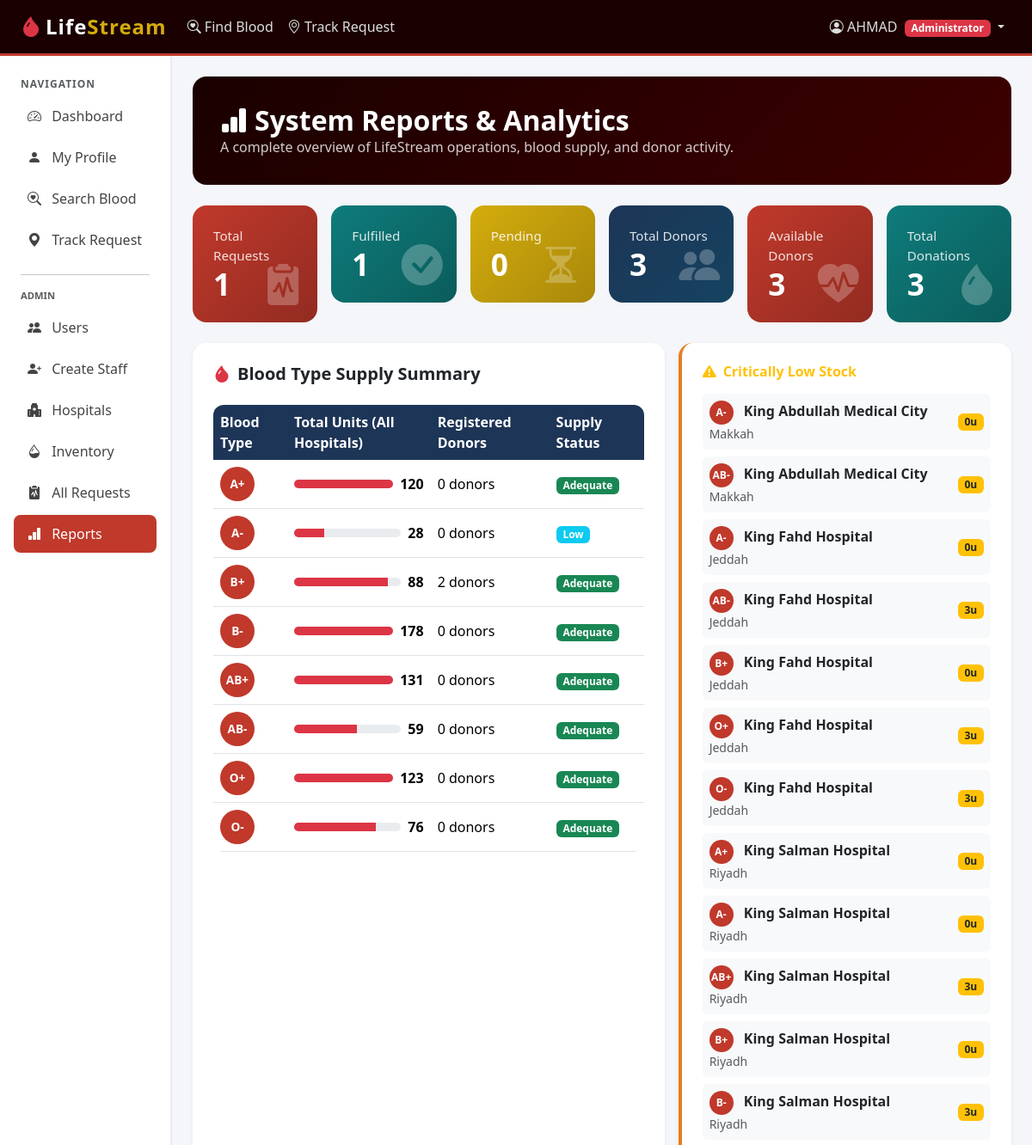
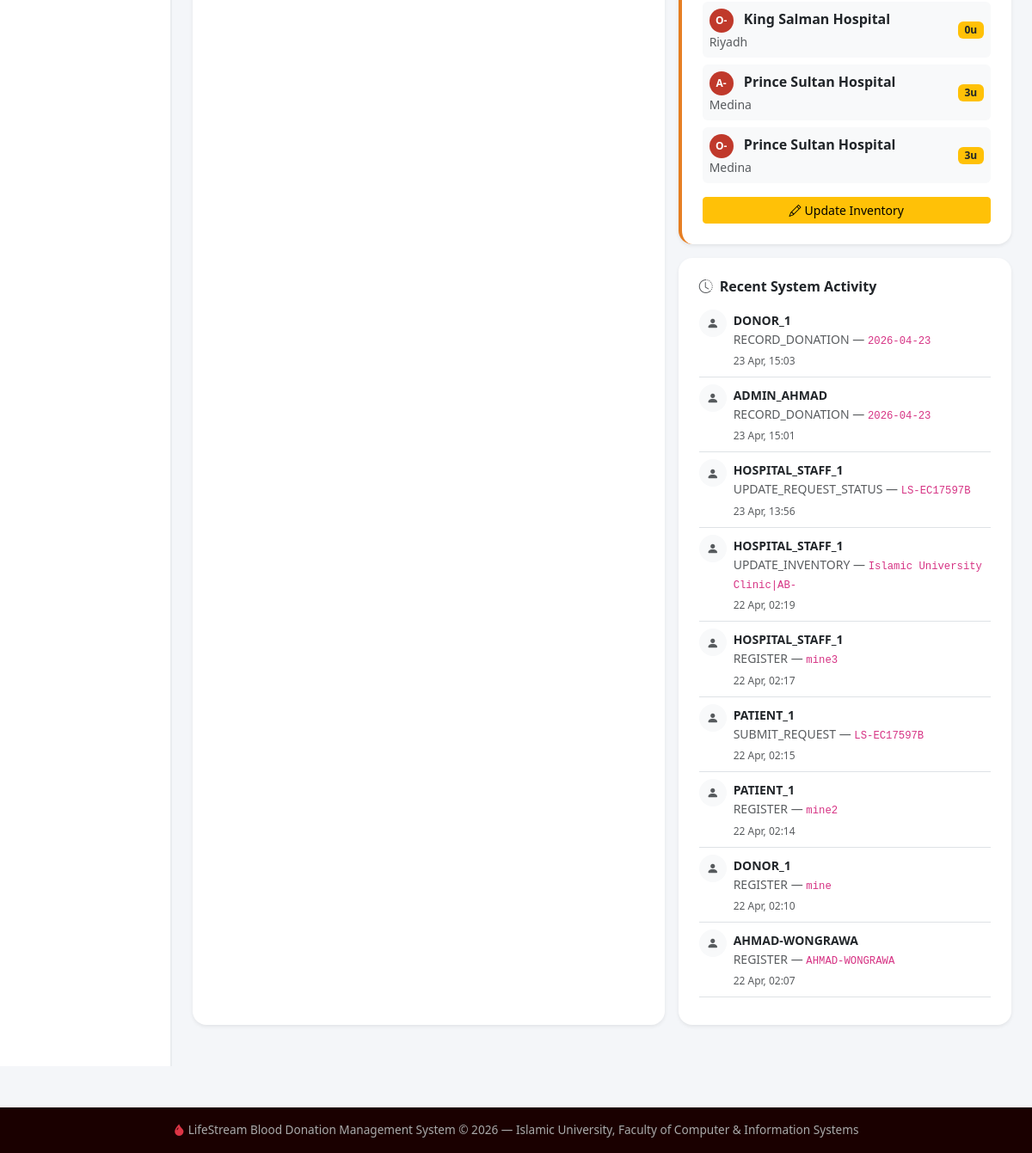
The app's page /admin-panel/reports/ (signed in) with its own data (2 pictures, top to bottom).
### core/models.py (models this page shows, shortened)
class User(AbstractUser):
    ROLE_CHOICES = [('donor','Donor'),('patient','Patient / Receiver'),('hospital_staff','Hospital Staff'),('admin','Administrator')]
    BLOOD_CHOICES = [('A+','A+'),('A-','A-'),('B+','B+'),('B-','B-'),('AB+','AB+'),('AB-','AB-'),('O+','O+'),('O-','O-')]
    role          = models.CharField(max_length=20, choices=ROLE_CHOICES, default='donor')
    blood_type    = models.CharField(max_length=5, choices=BLOOD_CHOICES, blank=True, null=True)
    phone         = models.CharField(max_length=20, blank=True)
    city          = models.CharField(max_length=80, blank=True)
    is_available  = models.BooleanField(default=True)
    last_donation = models.DateField(blank=True, null=True)
    hospital      = models.ForeignKey('Hospital', on_delete=models.SET_NULL, null=True, blank=True, related_name='staff_members')

class Inventory(models.Model):
    BLOOD_CHOICES=[('A+','A+'),('A-','A-'),('B+','B+'),('B-','B-'),('AB+','AB+'),('AB-','AB-'),('O+','O+'),('O-','O-')]
    hospital=models.ForeignKey(Hospital,on_delete=models.CASCADE,related_name='inventory')
    blood_type=models.CharField(max_length=5,choices=BLOOD_CHOICES)
    qty_available=models.PositiveIntegerField(default=0)
    critically_low=models.BooleanField(default=False)
    last_updated=models.DateTimeField(auto_now=True)
    LOW_THRESHOLD=5
    class Meta: unique_together=('hospital','blood_type'); ordering=['hospital','blood_type']; verbose_name_plural='Inventories'

class Hospital(models.Model):
    name=models.CharField(max_length=150); city=models.CharField(max_length=80)
    address=models.TextField(blank=True); contact_email=models.EmailField(blank=True)
    phone=models.CharField(max_length=20,blank=True); is_active=models.BooleanField(default=True)
    registered_at=models.DateTimeField(auto_now_add=True)
    class Meta: ordering=['name']

class AuditLog(models.Model):
    actor=models.ForeignKey(User,on_delete=models.SET_NULL,null=True)
    action=models.CharField(max_length=120); target=models.CharField(max_length=120,blank=True)
    logged_at=models.DateTimeField(auto_now_add=True); detail=models.TextField(blank=True)
    class Meta: ordering=['-logged_at']

### core/views.py (the view)
# urls.py: path('admin-panel/reports/',           views.reports_view,      name='reports'),
@login_required
@role_required("admin")
def reports_view(request):
    blood_types = ["A+","A-","B+","B-","AB+","AB-","O+","O-"]
    ctx = {
        "total_requests":   BloodRequest.objects.count(),
        "fulfilled":        BloodRequest.objects.filter(status="fulfilled").count(),
        "pending":          BloodRequest.objects.filter(status="pending").count(),
        "total_donors":     User.objects.filter(role="donor").count(),
        "available_donors": User.objects.filter(role="donor", is_available=True).count(),
        "total_donations":  Donation.objects.count(),
        "hospitals":        Hospital.objects.filter(is_active=True).count(),
        "critical_inv":     Inventory.objects.filter(critically_low=True),
        "blood_summary": [
            {
                "type":   bt,
                "total":  Inventory.objects.filter(blood_type=bt).aggregate(s=Sum("qty_available"))["s"] or 0,
                "donors": User.objects.filter(role="donor", blood_type=bt).count(),
            }
            for bt in blood_types
        ],
        "recent_activity": AuditLog.objects.all()[:10],
    }
    return render(request, "core/reports.html", ctx)

### core/views.py (called while the page is built)
def role_required(*roles):
    def decorator(view_func):
        @wraps(view_func)
        def _wrapped(request, *args, **kwargs):
            if not request.user.is_authenticated:
                return redirect("login")
            if request.user.role not in roles and not request.user.is_superuser:
                messages.error(request, "You do not have permission to access that page.")
                return redirect("dashboard")
            return view_func(request, *args, **kwargs)
        return _wrapped
    return decorator

### templates/core/reports.html (shortened to what this page needs)
{% extends 'base.html' %}
{% block content %}
<div class="page-header">
  <h2><i class="bi bi-bar-chart-fill me-2"></i>System Reports & Analytics</h2>
  <p>A complete overview of LifeStream operations, blood supply, and donor activity.</p>
</div>
<div class="row g-3 mb-4">
  <div class="col-md-2"><div class="stat-card bg-ls-red"><p>Total Requests</p><h2>{{ total_requests }}</h2><div class="icon"><i class="bi bi-clipboard2-pulse-fill"></i></div></div></div>
  <div class="col-md-2"><div class="stat-card bg-ls-teal"><p>Fulfilled</p><h2>{{ fulfilled }}</h2><div class="icon"><i class="bi bi-check-circle-fill"></i></div></div></div>
  <div class="col-md-2"><div class="stat-card bg-ls-gold"><p>Pending</p><h2>{{ pending }}</h2><div class="icon"><i class="bi bi-hourglass-split"></i></div></div></div>
  <div class="col-md-2"><div class="stat-card bg-ls-navy"><p>Total Donors</p><h2>{{ total_donors }}</h2><div class="icon"><i class="bi bi-people-fill"></i></div></div></div>
  <div class="col-md-2"><div class="stat-card bg-ls-red"><p>Available Donors</p><h2>{{ available_donors }}</h2><div class="icon"><i class="bi bi-heart-pulse-fill"></i></div></div></div>
  <div class="col-md-2"><div class="stat-card bg-ls-teal"><p>Total Donations</p><h2>{{ total_donations }}</h2><div class="icon"><i class="bi bi-droplet-fill"></i></div></div></div>
</div>
<div class="row g-3 mb-4">
  <div class="col-md-7">
    <div class="card border-0 shadow-sm h-100" style="border-radius:16px;">
      <div class="card-body p-4">
        <h5 class="fw-bold mb-4"><i class="bi bi-droplet-fill text-danger me-2"></i>Blood Type Supply Summary</h5>
        <div class="table-responsive">
          <table class="table table-hover align-middle">
            <thead><tr><th>Blood Type</th><th>Total Units (All Hospitals)</th><th>Registered Donors</th><th>Supply Status</th></tr></thead>
            <tbody>
              {% for b in blood_summary %}
              <tr>
                <td><span class="blood-badge">{{ b.type }}</span></td>
                <td>
                  <div class="d-flex align-items-center gap-2">
                    <div class="progress flex-grow-1" style="height:10px;border-radius:6px;max-width:150px;">
                      <div class="progress-bar bg-danger" style="width:{% widthratio b.total 100 100 %}%;max-width:100%;"></div>
                    </div>
                    <strong>{{ b.total }}</strong>
                  </div>
                </td>
                <td>{{ b.donors }} donor{{ b.donors|pluralize }}</td>
                <td>
                  {% if b.total == 0 %}<span class="badge bg-danger">Out of Stock</span>
                  {% elif b.total < 10 %}<span class="badge bg-warning text-dark">Critical</span>
                  {% elif b.total < 30 %}<span class="badge bg-info">Low</span>
                  {% else %}<span class="badge bg-success">Adequate</span>{% endif %}
                </td>
              </tr>
              {% endfor %}
            </tbody>
          </table>
        </div>
      </div>
    </div>
  </div>
  <div class="col-md-5">
    {% if critical_inv %}
    <div class="card border-0 shadow-sm mb-3" style="border-radius:16px;border-left:4px solid #E67E22!important;">
      <div class="card-body p-4">
        <h6 class="fw-bold text-warning mb-3"><i class="bi bi-exclamation-triangle-fill me-2"></i>Critically Low Stock</h6>
        {% for inv in critical_inv %}
        <div class="d-flex justify-content-between align-items-center mb-2 p-2 bg-light rounded">
          <div>
            <span class="blood-badge me-2" style="width:28px;height:28px;line-height:28px;font-size:.75rem;">{{ inv.blood_type }}</span>
            <strong>{{ inv.hospital.name }}</strong>
            <small class="text-muted d-block">{{ inv.hospital.city }}</small>
          </div>
          <span class="badge bg-warning text-dark">{{ inv.qty_available }}u</span>
        </div>
        {% endfor %}
        <a href="{% url 'inventory' %}" class="btn btn-warning btn-sm w-100 mt-2">
          <i class="bi bi-pencil me-1"></i>Update Inventory
        </a>
      </div>
    </div>
    {% endif %}
    <div class="card border-0 shadow-sm" style="border-radius:16px;">
      <div class="card-body p-4">
        <h6 class="fw-bold mb-3"><i class="bi bi-clock-history text-muted me-2"></i>Recent System Activity</h6>
        {% for log in recent_activity %}
        <div class="d-flex gap-2 mb-2 pb-2 border-bottom">
          <div style="width:32px;height:32px;border-radius:50%;background:#f8f9fa;display:flex;align-items:center;justify-content:center;flex-shrink:0;">
            <i class="bi bi-person-fill text-muted small"></i>
          </div>
          <div>
            <small class="fw-bold">{{ log.actor.username|default:"System" }}</small>
            <small class="text-muted d-block">{{ log.action }} {% if log.target %}— <code>{{ log.target }}</code>{% endif %}</small>
            <small class="text-muted" style="font-size:.75rem;">{{ log.logged_at|date:"d M, H:i" }}</small>
          </div>
        </div>
        {% empty %}
        <p class="text-muted small">No activity logged yet.</p>
        {% endfor %}
      </div>
    </div>
  </div>
</div>
{% endblock %}

### templates/base.html (shortened to what this page needs)
<!DOCTYPE html>
<html lang="en">
<head>
  <link href="https://cdn.jsdelivr.net/npm/bootstrap@5.3.2/dist/css/bootstrap.min.css" rel="stylesheet">
  <link href="https://cdn.jsdelivr.net/npm/bootstrap-icons@1.11.3/font/bootstrap-icons.css" rel="stylesheet">
</head>
<body>
<nav class="navbar navbar-expand-lg navbar-dark">
  <div class="container-fluid px-4">
    <a class="navbar-brand text-white" href="{% url 'home' %}">
      <i class="bi bi-droplet-fill text-danger me-1"></i>Life<span>Stream</span>
    </a>
    <div class="collapse navbar-collapse" id="navMain">
      <ul class="navbar-nav me-auto">
        <li class="nav-item">
          <a class="nav-link" href="{% url 'search_blood' %}"><i class="bi bi-search-heart"></i> Find Blood</a>
        </li>
        <li class="nav-item">
          <a class="nav-link" href="{% url 'track_request' %}"><i class="bi bi-geo-alt"></i> Track Request</a>
        </li>
      </ul>
      <ul class="navbar-nav ms-auto">
        {% if user.is_authenticated %}
          <li class="nav-item dropdown">
            <a class="nav-link dropdown-toggle" href="#" data-bs-toggle="dropdown">
              <i class="bi bi-person-circle"></i>
              {{ user.first_name|default:user.username }}
              <span class="badge bg-danger ms-1">{{ user.get_role_display }}</span>
            </a>
          </li>
        {% else %}
          <li class="nav-item"><a class="nav-link" href="{% url 'login' %}"><i class="bi bi-box-arrow-in-right"></i> Login</a></li>
          <li class="nav-item"><a class="btn btn-danger btn-sm ms-2" href="{% url 'register' %}">Register</a></li>
        {% endif %}
      </ul>
    </div>
  </div>
</nav>
<div class="container-fluid">
  <div class="row">
    {% if user.is_authenticated %}
    <div class="col-lg-2 col-md-3 sidebar d-none d-md-block px-0">
      <div class="px-2">
        <p class="text-muted px-3 mb-1" style="font-size:.75rem;font-weight:700;text-transform:uppercase;letter-spacing:1px;">Navigation</p>
        <nav class="nav flex-column">
          <a class="nav-link {% if request.resolver_match.url_name == 'dashboard' %}active{% endif %}" href="{% url 'dashboard' %}">
            <i class="bi bi-speedometer2"></i> Dashboard
          </a>
          <a class="nav-link {% if request.resolver_match.url_name == 'profile' %}active{% endif %}" href="{% url 'profile' %}">
            <i class="bi bi-person-fill"></i> My Profile
          </a>
          <a class="nav-link" href="{% url 'search_blood' %}"><i class="bi bi-search-heart"></i> Search Blood</a>
          <a class="nav-link" href="{% url 'track_request' %}"><i class="bi bi-geo-alt-fill"></i> Track Request</a>
          {% if user.role == 'admin' or user.is_superuser %}
          <hr class="mx-3"><p class="text-muted px-3 mb-1" style="font-size:.7rem;font-weight:700;text-transform:uppercase;">Admin</p>
          <a class="nav-link {% if 'admin_users' in request.resolver_match.url_name %}active{% endif %}" href="{% url 'admin_users' %}">
            <i class="bi bi-people-fill"></i> Users
          </a>
          <a class="nav-link {% if 'create_staff' in request.resolver_match.url_name %}active{% endif %}" href="{% url 'create_staff' %}">
            <i class="bi bi-person-plus-fill"></i> Create Staff
          </a>
          <a class="nav-link {% if 'admin_hospitals' in request.resolver_match.url_name %}active{% endif %}" href="{% url 'admin_hospitals' %}">
            <i class="bi bi-hospital-fill"></i> Hospitals
          </a>
          <a class="nav-link {% if 'inventory' in request.path %}active{% endif %}" href="{% url 'inventory' %}">
            <i class="bi bi-droplet-half"></i> Inventory
          </a>
          <a class="nav-link {% if 'manage_requests' in request.resolver_match.url_name %}active{% endif %}" href="{% url 'manage_requests' %}">
            <i class="bi bi-clipboard2-pulse-fill"></i> All Requests
          </a>
          <a class="nav-link {% if 'reports' in request.resolver_match.url_name %}active{% endif %}" href="{% url 'reports' %}">
            <i class="bi bi-bar-chart-fill"></i> Reports
          </a>
          {% endif %}
        </nav>
      </div>
    </div>
    <div class="col-lg-10 col-md-9 py-4 px-4">
    {% else %}
    <div class="col-12 py-4 px-4">
    {% endif %}
      {% block content %}{% endblock %}
    </div>
  </div>
</div>
<footer class="footer text-center">
  <div class="container">
    <span><i class="bi bi-droplet-fill text-danger"></i> LifeStream Blood Donation Management System &copy; 2026 &mdash; Islamic University, Faculty of Computer & Information Systems</span>
  </div>
</footer>
</body>
</html>

### templates/base.html (style rules this page uses)
:root { --ls-red: #C0392B; --ls-dark: #1A0000; --ls-navy: #1D3557; --ls-teal: #0E7C7B; --ls-gold: #D4AC0D; --ls-light: #FDFEFE; }
body { background: #f4f6f9; font-family: 'Segoe UI', sans-serif; min-height: 100vh; }
.navbar-brand { font-weight: 900; font-size: 1.5rem; letter-spacing: 1px; }
.navbar-brand span { color: var(--ls-gold); }
.navbar { background: var(--ls-dark) !important; border-bottom: 3px solid var(--ls-red); }
.navbar .nav-link { color: #ddd !important; font-weight: 500; }
.sidebar { min-height: calc(100vh - 70px); background: #fff; border-right: 2px solid #e9ecef; padding-top: 1.5rem; }
.sidebar .nav-link { color: #444; border-radius: 8px; margin: 2px 8px; padding: 10px 16px; font-weight: 500; }
.sidebar .nav-link.active { background: var(--ls-red); color: #fff !important; }
.sidebar .nav-link i { margin-right: 8px; width: 20px; }
.stat-card { border: none; border-radius: 16px; padding: 1.5rem; color: #fff; position: relative; overflow: hidden; }
.stat-card .icon { font-size: 3rem; opacity: .25; position: absolute; right: 16px; bottom: 8px; }
.stat-card h2 { font-size: 2.2rem; font-weight: 900; margin: 0; }
.stat-card p { margin: 0; opacity: .85; font-size: .95rem; }
.bg-ls-red { background: linear-gradient(135deg, #C0392B, #922B21); }
.bg-ls-navy { background: linear-gradient(135deg, #1D3557, #154360); }
.bg-ls-teal { background: linear-gradient(135deg, #0E7C7B, #0a5c5b); }
.bg-ls-gold { background: linear-gradient(135deg, #D4AC0D, #a8880a); }
.table { border-radius: 12px; overflow: hidden; }
.table thead th { background: var(--ls-navy); color: #fff; border: none; font-weight: 600; }
.page-header { background: linear-gradient(135deg, var(--ls-dark), #3d0000); color: #fff; padding: 2rem; border-radius: 16px; margin-bottom: 1.5rem; }
.page-header h2 { font-weight: 800; margin: 0; }
.page-header p { margin: 0; opacity: .8; }
.blood-badge { display: inline-block; width: 40px; height: 40px; border-radius: 50%; background: var(--ls-red); color: #fff; font-weight: 900; font-size: .85rem; line-height: 40px; text-align: center; }
.footer { background: var(--ls-dark); color: #aaa; padding: 1rem 0; margin-top: 3rem; font-size: .85rem; }

### records on screen
User: first_name "AHMAD", role "Administrator"
Inventory: blood_type "A-", hospital.name "King Abdullah Medical City", hospital.city "Makkah", qty_available "0"
Inventory: blood_type "AB-", hospital.name "King Abdullah Medical City", hospital.city "Makkah", qty_available "0"
Inventory: blood_type "A-", hospital.name "King Fahd Hospital", hospital.city "Jeddah", qty_available "0"
Inventory: blood_type "AB-", hospital.name "King Fahd Hospital", hospital.city "Jeddah", qty_available "3"
Inventory: blood_type "B+", hospital.name "King Fahd Hospital", hospital.city "Jeddah", qty_available "0"
Inventory: blood_type "O+", hospital.name "King Fahd Hospital", hospital.city "Jeddah", qty_available "3"
Inventory: blood_type "O-", hospital.name "King Fahd Hospital", hospital.city "Jeddah", qty_available "3"
Inventory: blood_type "A+", hospital.name "King Salman Hospital", hospital.city "Riyadh", qty_available "0"
Inventory: blood_type "A-", hospital.name "King Salman Hospital", hospital.city "Riyadh", qty_available "0"
Inventory: blood_type "AB+", hospital.name "King Salman Hospital", hospital.city "Riyadh", qty_available "3"
Inventory: blood_type "B+", hospital.name "King Salman Hospital", hospital.city "Riyadh", qty_available "0"
Inventory: blood_type "B-", hospital.name "King Salman Hospital", hospital.city "Riyadh", qty_available "3"
Inventory: blood_type "O-", hospital.name "King Salman Hospital", hospital.city "Riyadh", qty_available "0"
Inventory: blood_type "A-", hospital.name "Prince Sultan Hospital", hospital.city "Medina", qty_available "3"
Inventory: blood_type "O-", hospital.name "Prince Sultan Hospital", hospital.city "Medina", qty_available "3"
AuditLog: actor.username "DONOR_1", action "RECORD_DONATION", target "2026-04-23", logged_at "23 Apr, 15:03"
AuditLog: actor.username "ADMIN_AHMAD", action "RECORD_DONATION", target "2026-04-23", logged_at "23 Apr, 15:01"
AuditLog: actor.username "HOSPITAL_STAFF_1", action "UPDATE_REQUEST_STATUS", target "LS-EC17597B", logged_at "23 Apr, 13:56"
AuditLog: actor.username "HOSPITAL_STAFF_1", action "UPDATE_INVENTORY", target "Islamic University Clinic|AB-", logged_at "22 Apr, 02:19"
AuditLog: actor.username "HOSPITAL_STAFF_1", action "REGISTER", target "mine3", logged_at "22 Apr, 02:17"
AuditLog: actor.username "PATIENT_1", action "SUBMIT_REQUEST", target "LS-EC17597B", logged_at "22 Apr, 02:15"
AuditLog: actor.username "PATIENT_1", action "REGISTER", target "mine2", logged_at "22 Apr, 02:14"
AuditLog: actor.username "DONOR_1", action "REGISTER", target "mine", logged_at "22 Apr, 02:10"
AuditLog: actor.username "AHMAD-WONGRAWA", action "REGISTER", target "AHMAD-WONGRAWA", logged_at "22 Apr, 02:07"

### other values on screen
{{ total_requests }} "1"
{{ fulfilled }} "1"
{{ pending }} "0"
{{ total_donors }} "3"
{{ available_donors }} "3"
{{ total_donations }} "3"
{{ b.type }} "A+" "A-" "B+" "B-" "AB+" "AB-" "O+" "O-"
{{ b.total }} "120" "28" "88" "178" "131" "59" "123" "76"
{{ b.donors }} "0" "0" "2" "0" "0" "0" "0" "0"
